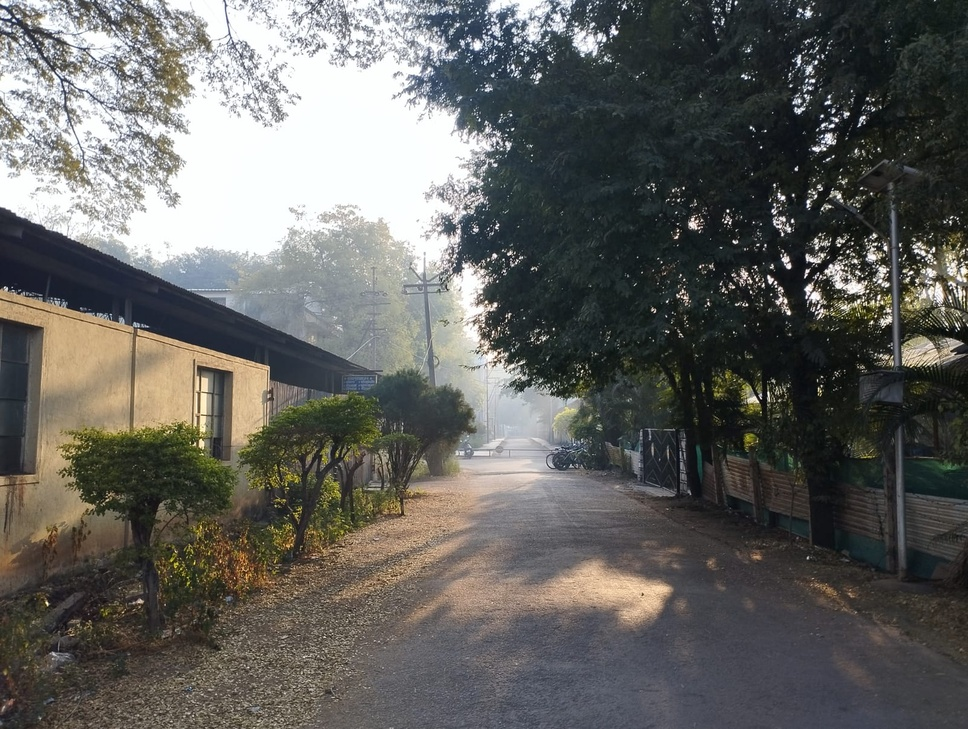
#> input picture cheating/ippr/input_image.jpg, 968 x 729 px, shrunk from 1600 x 1204 before the run
$ python 7seven.py
#> lines starting #> are read from the running program, lines starting #| are printed output that depends on the picture
#> further down, image is the input picture: shape (729, 968, 3); mean B, G, R 95.8, 99.3, 99.7
import cv2
import matplotlib.pyplot as plt

def plot_rgb_histogram(image):
    # Split the image into individual channels
    channels = cv2.split(image)

    # Compute histograms for each channel
    hist_r = cv2.calcHist([channels[0]], [0], None, [256], [0,256])
#> hist_r = 256 values, max 33678 at index 255, min 81 at index 1, mean 2756.5
    hist_g = cv2.calcHist([channels[1]], [0], None, [256], [0,256])
#> hist_g = 256 values, max 41428 at index 255, min 2 at index 0, mean 2756.5
    hist_b = cv2.calcHist([channels[2]], [0], None, [256], [0,256])
#> hist_b = 256 values, max 20990 at index 251, min 1 at index 0, mean 2756.5

    # Plot histograms
    plt.figure(figsize=(10, 5))
    plt.subplot(3, 1, 1)
    plt.plot(hist_r, color='r')
    plt.title('Red Channel Histogram')
    plt.xlim([0, 256])

    plt.subplot(3, 1, 2)
    plt.plot(hist_g, color='g')
    plt.title('Green Channel Histogram')
    plt.xlim([0, 256])

    plt.subplot(3, 1, 3)
    plt.plot(hist_b, color='b')
    plt.title('Blue Channel Histogram')
    plt.xlim([0, 256])

    plt.tight_layout()
    plt.show()
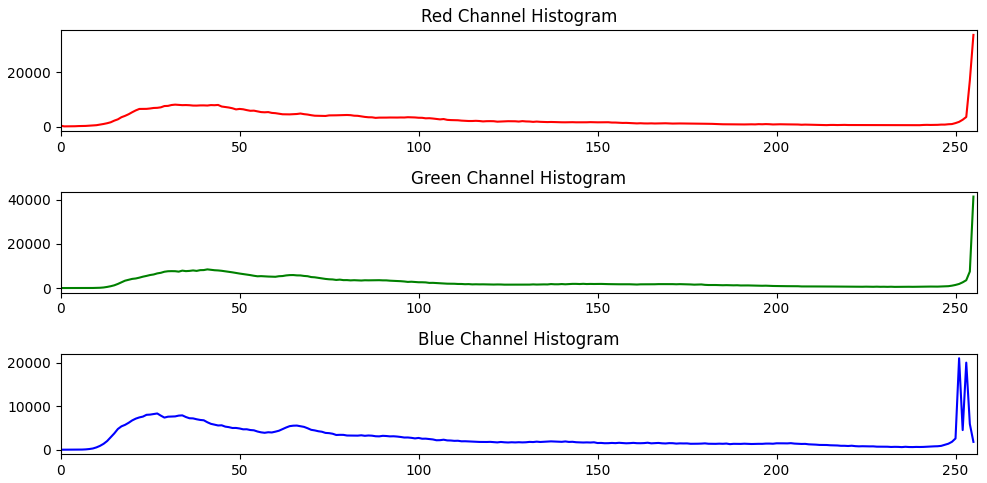
#> figure drawn by matplotlib, 3 panels; panel 1: curve peaks at x = 255, y = 33678; panel 2: curve peaks at x = 255, y = 41428; panel 3: curve peaks at x = 251, y = 20990

# Load the image
image = cv2.imread('input_image.jpg')

# Display histograms for individual RGB channels
plot_rgb_histogram(image)
